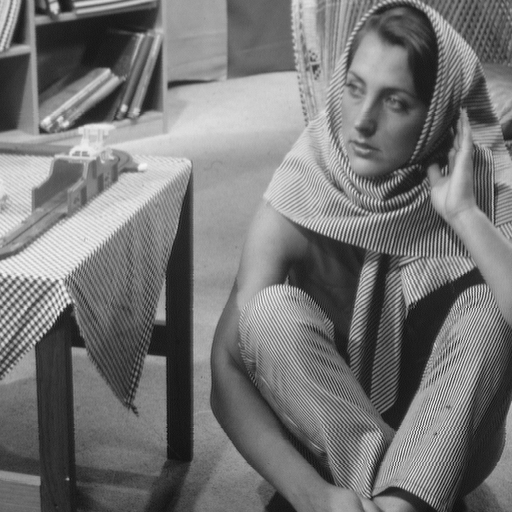
#> input picture data/barbara.png, 512 x 512 px, found by its file name
$ jupyter execute irls-15.ipynb
#> lines starting #> are read from the running program, lines starting #| are printed output that depends on the picture
[cell 1]
from skimage.io import imread
import numpy as np
from scipy.io import loadmat
from matplotlib import pyplot as plt
import pickle
import time

[cell 2]
rootfolder = '/kaggle/input/mmmipdataset'
outfolder = '/kaggle/working'

[cell 3]
def save_variables(var, filename):
    with open(str(outfolder) + '/' + filename + '.pkl', 'wb') as f:
        pickle.dump(var, f, pickle.HIGHEST_PROTOCOL)

def load_variable(filename):
    with open(filename, 'rb') as f:
        return pickle.load(f)

IRLS Algorithm
--------------
Define the problem parameters

[cell 4]
A = np.array([[1, 3], [3, 1]]) # low dimensions to plot it, you can test larger sizes
b = np.array([-1, 2])

lmbda = 0.5

The function to be minimized is $\frac{1}{2}\|Ax-b\|_2^2 + \lambda \|x\|_1$

[cell 5]
f = lambda x: 0.5 * np.sum((A @ x - b) ** 2) + lmbda * np.sum(np.abs(x))

# derivative of f from matrix calculus
df = lambda x: A.T @ (A @ x) - A.T @ b

Plot the function

[cell 6]
# this function has been prepared only for the visualization sake, no need to go through this but it renders some nice
# graphics :)
F = lambda r1, r2: (r1 * A[0, 0] + r2 * A[0, 1] - b[0]) ** 2 + (r1 * A[1, 0] + r2 * A[1,1] - b[1]) ** 2 + lmbda * (np.abs(r1) + np.abs(r2))
xx, yy = np.meshgrid(np.arange(-10, 10, 1), np.arange(-10, 10, 1))

fig = plt.figure()
ax = plt.axes(projection='3d')
ax.plot_surface(xx, yy, F(xx, yy), edgecolor=[0, 0, 1], alpha=0.5, facecolor=[0, 1, 1])
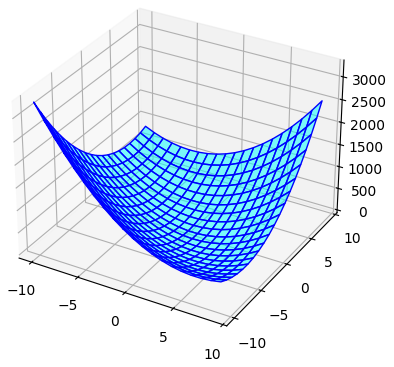
#> figure drawn by matplotlib, 1 panel

Set the parameters

[cell 7]
MAX_ITER = 1e3
TOL_DIST_X = 1e-10

Initialization: test different inizializations, the function is convex, you always converge to the same solution

[cell 8]
x0 = np.array([5, -10])

# initialization
all_x = [x0]
distanceX = 1e10  # stopping criteria
cnt = 0
delta = 1e-6

Main loop

[cell 9]
while cnt < MAX_ITER and distanceX > TOL_DIST_X:
    x = all_x[-1]

    # compute the inverse weight matrix W
    W = np.diag(1 / (np.abs(x) + delta))

    # solve the weighted regularized LS system
    #x_current = np.linalg.inv(A.T @ A + lmbda * W) @ (A.T @ b)
    x_current = np.linalg.solve((A.T @ A + lmbda * W ), A.T @ b)

    distanceX = np.linalg.norm(x_current - x)

    # store the estimate
    # update all_x
    all_x.append(x_current)

    cnt = cnt + 1

Plot all the estimates

[cell 10]
# plot the new estimate
xxplot = [x[0] for x in all_x]
yyplot = [x[1] for x in all_x]
zzplot = F(np.array(xxplot), np.array(yyplot))

fig = plt.figure(figsize=(10,10))
ax = plt.axes(projection='3d')
ax.plot_surface(xx, yy, F(xx, yy), edgecolor=[0, 0, 1], alpha=0.5, facecolor=[0, 1, 1])
ax.plot3D(xxplot, yyplot, zzplot, 'r-o')
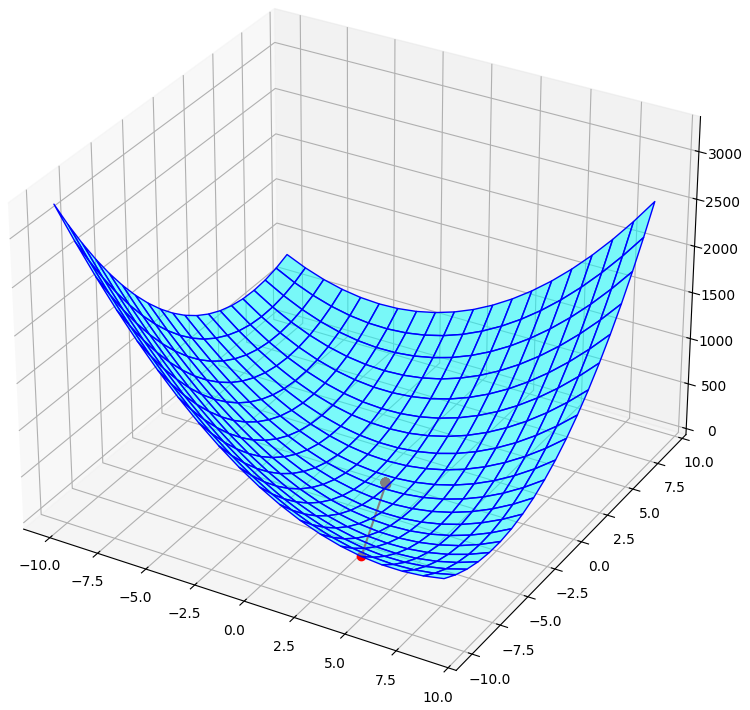
#> figure drawn by matplotlib, 1 panel

[cell 11]
print(f'nr of iteration of IRLS (before stopping criteria met): {cnt}\n')
print(f'Solution of IRLS: [{x_current[0]:.4f}, {x_current[1]:.4f}]\n')
print(f'Value of the functional: {f(x_current):.4f}\n')

MOD dictionary learning
-----------------------
Useful function for plot the 2D DCT dictionary

[cell 12]
# [17 lines left out: function get_dictionary_img, not called in this run]

Define a function to perform the sparse coding using your favorite algorithm (IRLS, FISTA or ISTA)

[cell 13]
# [19 lines left out: function IRLS, not called in this run]

FISTA FUNCTION

[cell 14]
def softThresholding(x, l):
    return np.sign(x) * np.maximum(np.abs(x) - l, 0)
def fista(s, A, lmbda, x=None):
    if x is None:
        x = np.zeros(A.shape[1])+1
    x_past = x
    max_iter = 1e3
    tol_dist_x = 1e-6
    # set the optimal value for alpha
    alpha = 1 / np.max(np.linalg.eigvals(A.T@A).real)
    # initialize y
    y = x
    # initialize gamma
    gamma = 1
    #grad_norm = 1e10
    distanceX = 1e10
    cnt = 0
    while cnt < max_iter and distanceX > tol_dist_x:
        # compute the argument of the proximal operator
        # perform soft thresholding of x
        x = softThresholding(y - alpha * (A.T @ (A @ y) - A.T @ s), alpha*lmbda)
        # update gamma
        gamma_new = (1 + np.sqrt(1 + 4 * gamma ** 2)) / 2
        # update y
        y = x + (gamma - 1) / gamma_new * (x - x_past)
        gamma = gamma_new
        # compute the stopping criteria
        distanceX = np.linalg.norm(x - x_past)
        x_past = x
        cnt += 1
    return x

Load the image and rescale it in [0,1]

[cell 15]
img = imread(f'{rootfolder}/barbara.png') / 255
#> img: shape (512, 512) float64; min 0.0471, max 0.965, mean 0.46
imsz = img.shape
#> imsz = (512, 512)

Set the parameters

[cell 16]
# patch size
p = 8

# number of elements in the patchfrom skimage.io import imread
M = p ** 2

# number of columns in the dictionary
N = 96

# extract the random patches from the noisy image
npatch = 1000

# only few MOD iterations are needed for a good dictionary
max_iter = 10

lmbda = 0.1

Extract $npatch$ random patches from the image

[cell 17]
S = np.zeros((M, npatch))
for i in range(npatch):
    x = np.random.randint(0, imsz[0] - p)
    y = np.random.randint(0, imsz[1] - p)
    S[:, i] = img[x: x + p, y: y + p].flatten('F')
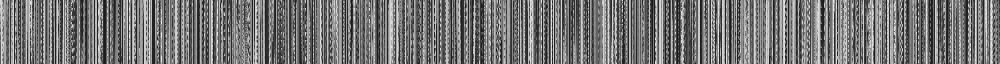
#> S: shape (64, 1000) float64; min 0.0471, max 0.953, mean 0.459
